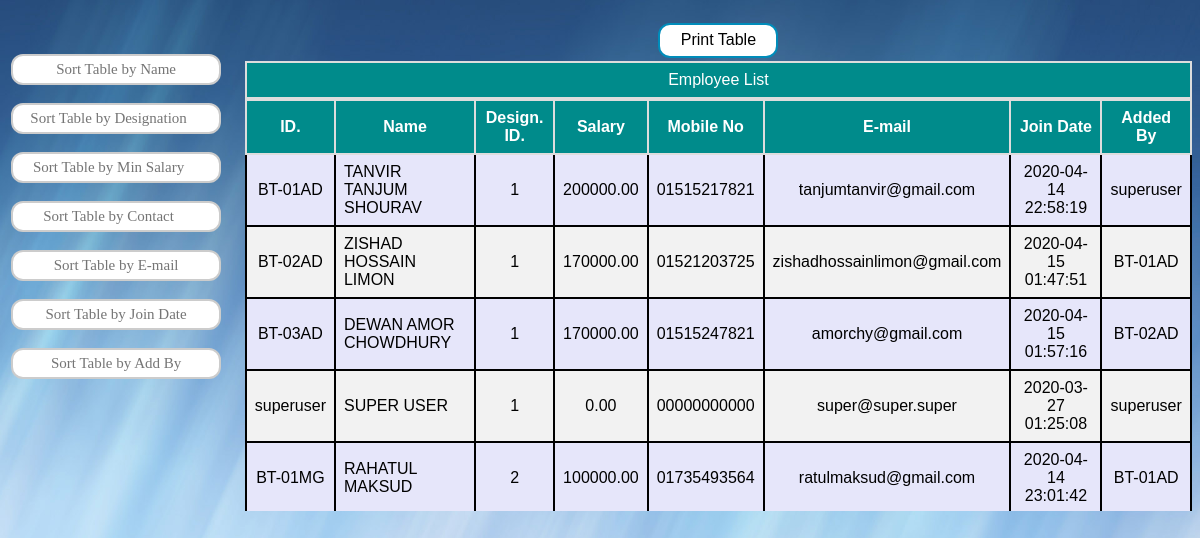
The page /Pages/advancedEmployeeSearch.php (signed in) on the database as committed earlier.
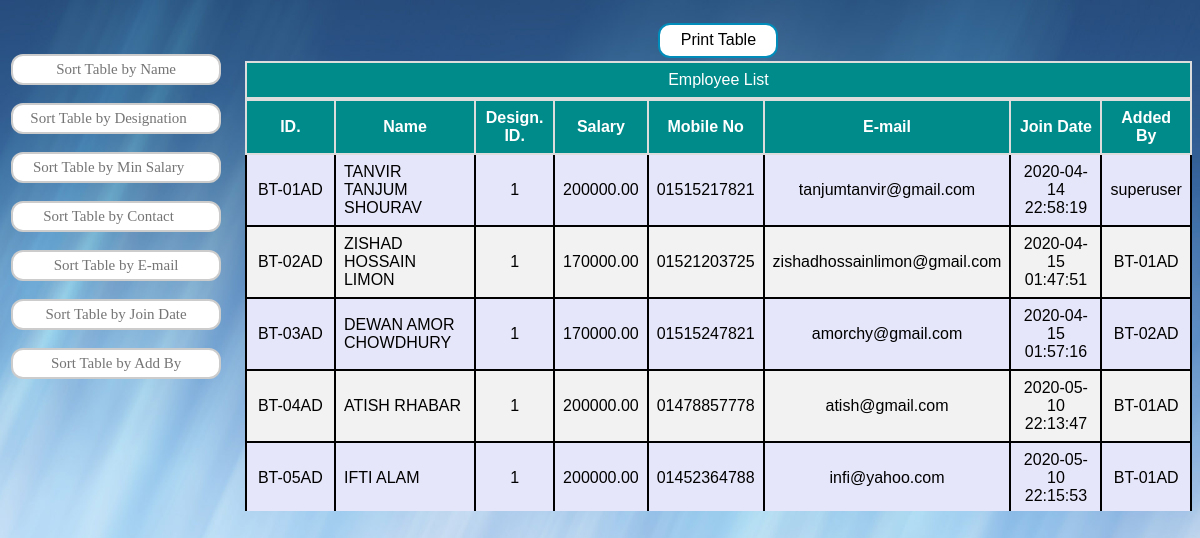
The same page on the database as committed later.
### tables this page shows
CREATE TABLE `employee` (
  `EmpID` varchar(15) NOT NULL,
  `E_NAME` varchar(50) NOT NULL,
  `DID` int(1) NOT NULL,
  `SAL` double(10,2) NOT NULL,
  `E_MOB` varchar(14) NOT NULL,
  `E_MAIL` varchar(50) NOT NULL,
  `JOIN_DATE` datetime NOT NULL DEFAULT current_timestamp(),
  `ADDED_BY` varchar(15) NOT NULL
);

### DB Handler/DBC.php (called while the page is built, shortened)
<?php
$serverName="localhost";
$userName="root";
$password="";
$dbName="btweb";
function get($query)
{
	$data=array();
	global $serverName,$userName,$password,$dbName;
	try
	{
		$conn=mysqli_connect($serverName,$userName,$password,$dbName);
		$result=mysqli_query($conn,$query);
		if(mysqli_num_rows($result) > 0)
		{
			while($row=mysqli_fetch_assoc($result))
			{
				$entity=array();
				foreach($row as $k=>$v)
				{
					$entity[$k]=$row[$k];
				}
				$data[]=$entity;
			}
		}
		return $data;
	}
	catch (Exception $e)
	{
		throw $e->getMessage();
		return $data;
		mysqli_close($conn);
	}
}
?>

### DB Handler/employeeDB.php (called while the page is built, shortened)
<?php
require_once 'DBC.php';
function loadAllTable()
{
	$result=null;
	try
	{
		$query="SELECT * FROM `employee` ORDER BY `DID`,`EmpID`;";
		$result=get($query);
		return $result;
	}
	catch (Exception $e)
	{
		throw $e->getMessage();
		return $result;
	}
}
?>

### Page Controllers/advancedEmployeeSearchController.php (the view, shortened to what this page needs)
<?php
require_once '../DB Handler/employeeDB.php';
if((!isset($_COOKIE['uid']) && !isset($_COOKIE['sid'])) && ($_COOKIE['sid'] != 1 || $_COOKIE['sid'] != 2))
{
	header("Location:employeeList.php");
}
else
{
	function showTable()
	{
		$table=loadAllTable();
		if($table !=  null)
		{
			foreach($table as $data)
			{
				echo "<tr>";
				echo "<td align='middle'>".$data["EmpID"]."</td>";
				echo "<td>".$data["E_NAME"]."</td>";
				echo "<td align='middle'>".$data["DID"]."</td>";
				echo "<td align='middle'>".$data["SAL"]."</td>";
				echo "<td align='middle'>".$data["E_MOB"]."</td>";
				echo "<td align='middle'>".$data["E_MAIL"]."</td>";
				echo "<td align='middle'>".$data["JOIN_DATE"]."</td>";
				echo "<td align='middle'>".$data["ADDED_BY"]."</td>";
				echo "</tr>";
			}
		}
		else
		{
			echo "<tr> <td colspan='8' align='middle'> <span style='color:red;'> NO DATA FOUND </span> </td> </tr>";
		}
	}
}
?>

Rows that differ between the two databases and show on the page:
no longer on this page (row unchanged): employee: EmpID "superuser", E_NAME "SUPER USER", DID "1", SAL "0.00", E_MOB "00000000000", E_MAIL "super@super.super", JOIN_DATE "2020-03-27 01:25:08", ADDED_BY "superuser"
no longer on this page (row unchanged): employee: EmpID "BT-01MG", E_NAME "RAHATUL MAKSUD", DID "2", SAL "100000.00", E_MOB "01735493564", E_MAIL "ratulmaksud@gmail.com", JOIN_DATE "2020-04-14 23:01:42", ADDED_BY "BT-01AD"
added employee: EmpID "BT-04AD", E_NAME "ATISH RHABAR", DID "1", SAL "200000.00", E_MOB "01478857778", E_MAIL "atish@gmail.com", JOIN_DATE "2020-05-10 22:13:47", ADDED_BY "BT-01AD"
added employee: EmpID "BT-05AD", E_NAME "IFTI ALAM", DID "1", SAL "200000.00", E_MOB "01452364788", E_MAIL "infi@yahoo.com", JOIN_DATE "2020-05-10 22:15:53", ADDED_BY "BT-01AD"
